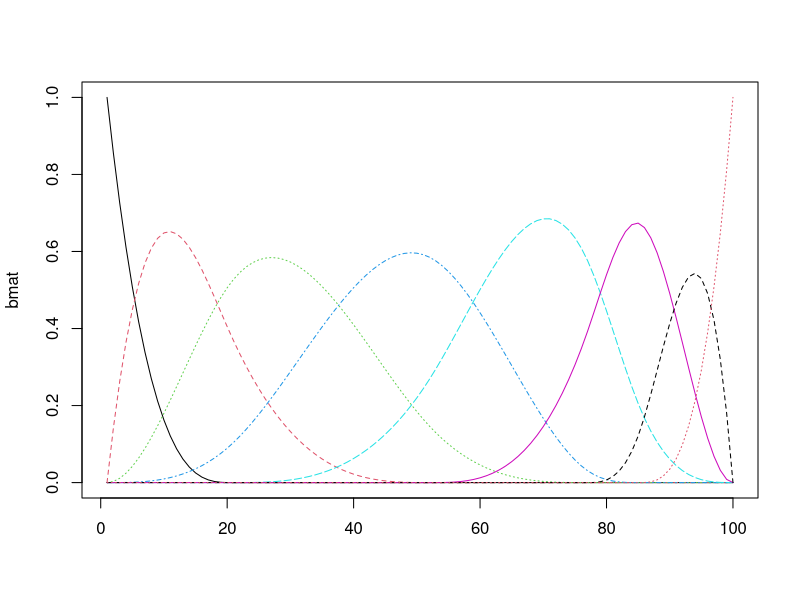
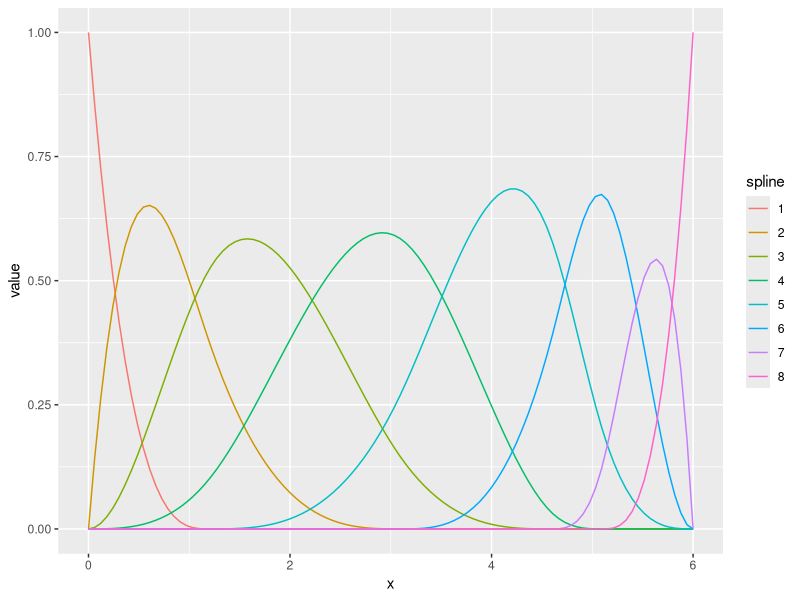
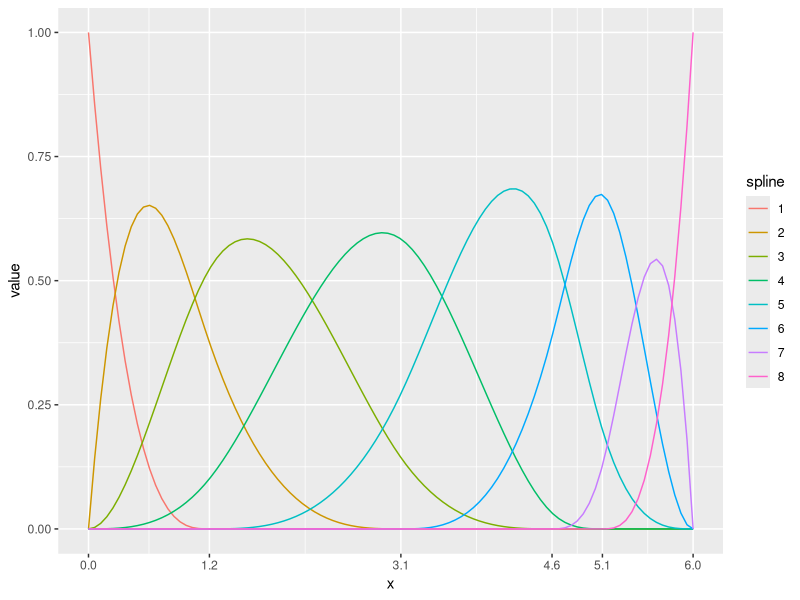
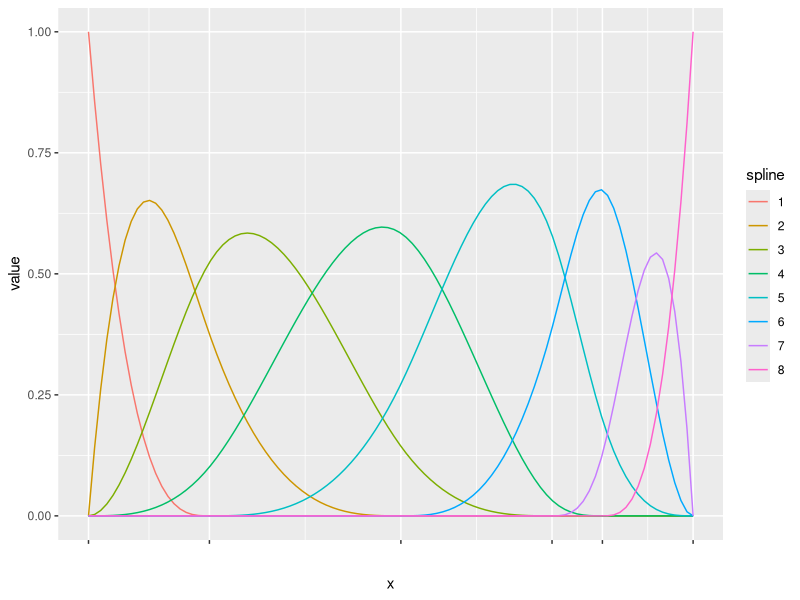
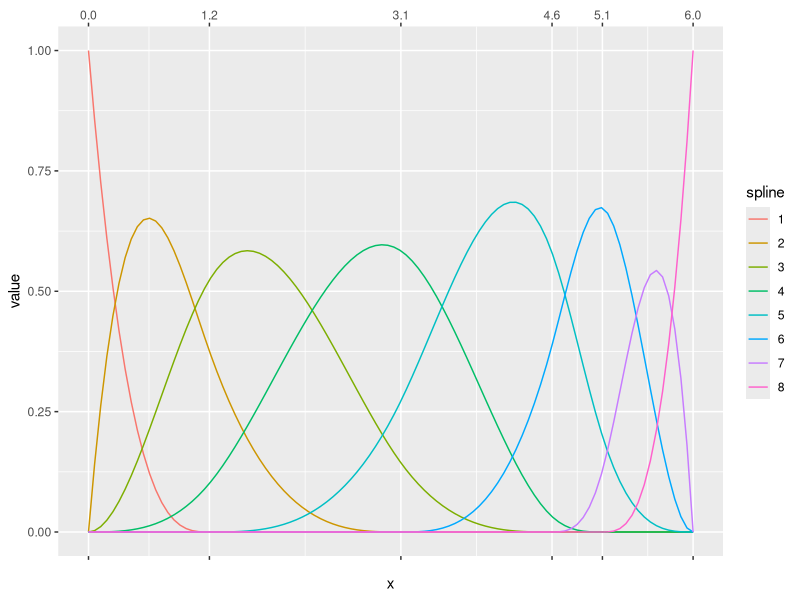
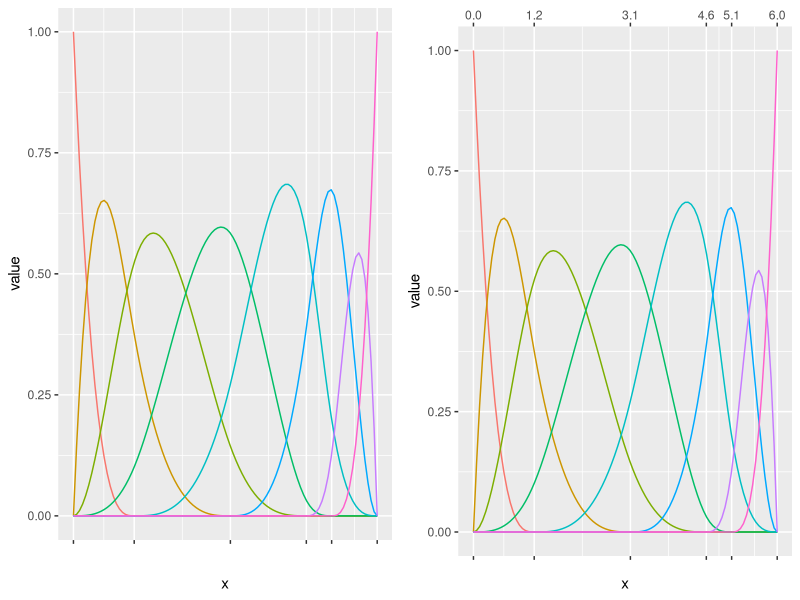

Write R code to recreate these figures, in order.
## ---- chunk 1
library(knitr)
knitr::opts_knit$set(base.url = '/')
knitr::opts_chunk$set(collapse = TRUE,
                      fig.width = 4,
                      fig.height = 4,
                      fig.path = "figures/20161115-figures/") 
## ---- chunk 2
library(splines) 
library(tibble)
library(dplyr)
library(tidyr)
library(ggplot2)

xvec   <- seq(0, 6, length = 100)  # data
iknots <- c(1.2, 3.1, 4.6, 5.1)    # internal knots
bknots <- range(xvec)              # boundary knots
k      <- 4                        # spline order (degree + 1)
xi     <- c(rep(bknots[1], k), iknots, rep(bknots[2], k)) # full knot sequence
bmat   <- bs(xvec, knots = iknots, intercept = TRUE) # basis matrix
## ---- chunk 3
matplot(bmat, type = "l")
## ---- chunk 4
# NOTE: as.data.frame is easier than dplyr::as_data_frame for this task
bmat_df <-
  bmat %>%
  as.data.frame %>%
  add_column(x = xvec) %>%
  gather(spline, value, -x)

base_plot <-
  ggplot(bmat_df) +
  aes(x = x, y = value, color = spline) +
  geom_line()

base_plot
## ---- chunk 5
base_plot + scale_x_continuous(breaks = unique(xi))
## ---- chunk 6
expr <- list(bquote(atop(group('{', xi[j], '}')[j == 1]^{.(k)},
                         .(formatC(bknots[1], 1, format = "f"))))) 

if (length(xi) > 2 * k) { 
  for(i in seq(k + 1, length(xi) - k, by = 1)) { 
    expr <- c(expr, bquote(atop(xi[.(i)], .(formatC(xi[i], 1, format = "f")))))
  }
} 

expr <- c(expr, 
          bquote(atop(group('{', xi[j], '}')[j == .(length(xi) - k + 1L)]^{.(length(xi))},
                      .(formatC(bknots[2], 1, format = "f")))))
## ---- chunk 7
base_plot + scale_x_continuous(breaks = unique(xi), labels = expr) 
## ---- chunk 8
base_plot_old <-
  base_plot + scale_x_continuous(breaks = unique(xi), labels = expr) 
## ---- chunk 9
expr <- list(bquote(group('{', xi[j], '}')[j == 1]^{.(k)}))

if (length(xi) > 2 * k) { 
  for(i in seq(k + 1, length(xi) - k, by = 1)) { 
    expr <- c(expr, bquote(xi[.(i)]))
  }
} 

expr <- c(expr, 
          bquote(group('{', xi[j], '}')[j == .(length(xi) - k + 1L)]^{.(length(xi))}))
## ---- chunk 10
base_plot +
scale_x_continuous(breaks = unique(xi), labels = expr,
                   sec.axis = sec_axis(~ ., breaks = unique(xi)))
## ---- chunk 11
base_plot_new <-
  base_plot +
  scale_x_continuous(breaks = unique(xi), labels = expr,
                     sec.axis = sec_axis(~ ., breaks = unique(xi)))
## ---- chunk 12
gridExtra::grid.arrange(base_plot_old + theme(legend.position = "none"),
                        base_plot_new + theme(legend.position = "none"),
                        nrow = 1)
## ---- chunk 13
print(sessionInfo(), local = FALSE)
